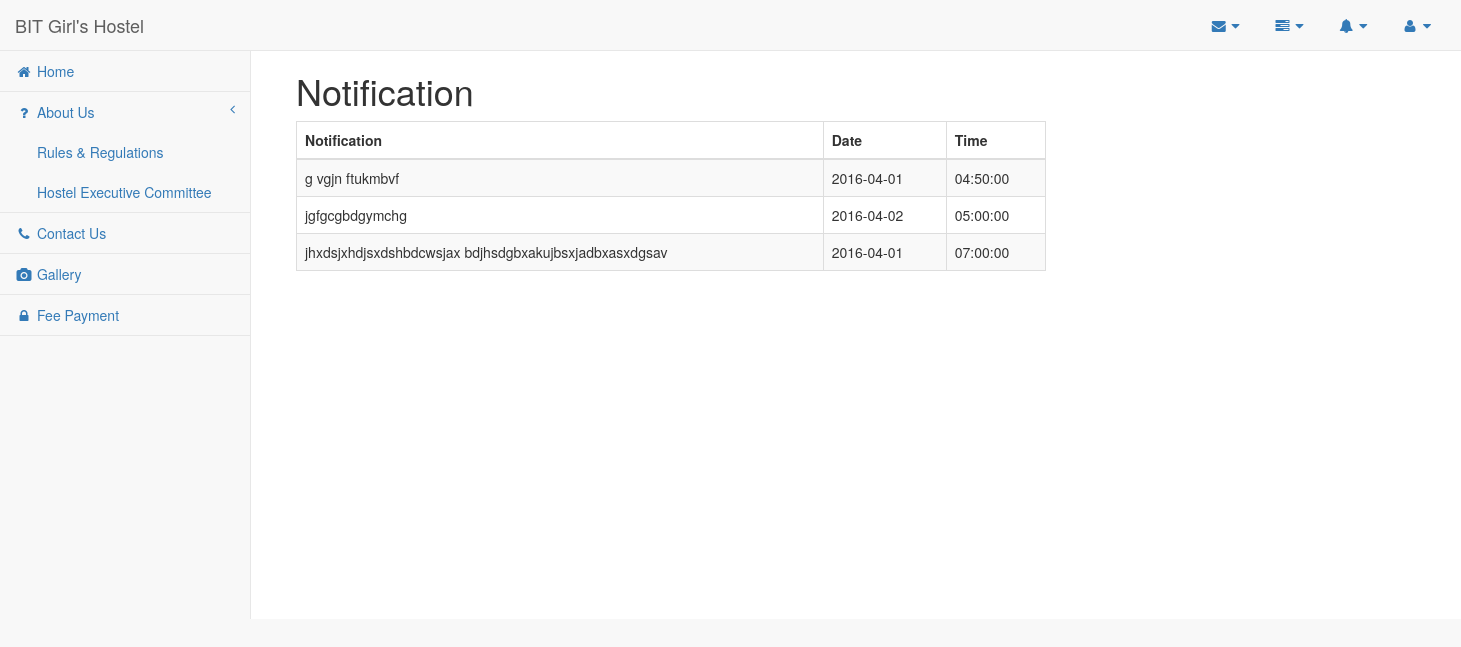
Page /pages/allnotif.php on the committed database.
### tables this page shows
CREATE TABLE IF NOT EXISTS `notif` (
  `nid` int(11) NOT NULL AUTO_INCREMENT,
  `nnotif` varchar(100) NOT NULL,
  `ndate` date NOT NULL,
  `ntime` time NOT NULL,
  PRIMARY KEY (`nid`)
);

### pages/allnotif.php (the view)
<?php include('stud_header.php'); ?>
<div id="page-wrapper">
            <div class="container">
            <h1>Notification</h1>
            <div class="row">
                <div class="col-lg-8">
                <table class="table table-striped table-bordered">
                                    <thead>
                                        <tr>
                                            <th>Notification</th>
                                            <th>Date</th>
                                            <th>Time</th>
                                        </tr>
                                    </thead>
                                     <tbody>
                      <?php
					  $rs2=mysql_query("select * from notif",$con);
                    if(mysql_num_rows($rs2)>0)
					{
						while($row2=mysql_fetch_array($rs2))
						{
                             echo "<tr class='odd gradeX'>";
                             echo "<td>".$row2['nnotif']."</td>"."<td>".$row2['ndate']."</td>"."<td>".$row2['ntime']."</td>";
                       echo " </tr>";
						}
					}
					  ?>
                      </tbody>
                      </table>
                    </div>
              <div class="col-lg-4">
              </div>
         </div>
           </div>
        </div>
</body>
</html>

### rows in the picture
notif: nnotif "g vgjn ftukmbvf", ndate "2016-04-01", ntime "04:50:00"
notif: nnotif "jgfgcgbdgymchg", ndate "2016-04-02", ntime "05:00:00"
notif: nnotif "jhxdsjxhdjsxdshbdcwsjax bdjhsdgbxakujbsxjadbxasxdgsav", ndate "2016-04-01", ntime "07:00:00"
